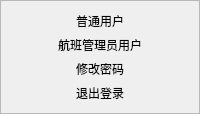
         <widget class="QFrame" name="frame_7">
          <property name="sizePolicy">
           <sizepolicy hsizetype="Expanding" vsizetype="Preferred">
            <horstretch>1</horstretch>
            <verstretch>0</verstretch>
           </sizepolicy>
          </property>
          <property name="styleSheet">
           <string notr="true">#frame_7{
background-color: rgb(255, 236, 224);

}
QPushButton{
border:none;
color:rgb(0, 0, 0);
font: 11pt &quot;宋体&quot;;
}

QPushButton:hover { 
background-color:rgb(233, 182, 163); 
}</string>
          </property>
          <property name="frameShape">
           <enum>QFrame::StyledPanel</enum>
          </property>
          <property name="frameShadow">
           <enum>QFrame::Raised</enum>
          </property>
          <layout class="QVBoxLayout" name="verticalLayout_2">
           <item>
            <widget class="QPushButton" name="pushButton">
             <property name="text">
              <string>普通用户</string>
             </property>
            </widget>
           </item>
           <item>
            <widget class="QPushButton" name="pushButton_muser">
             <property name="text">
              <string>航班管理员用户</string>
             </property>
            </widget>
           </item>
           <item>
            <widget class="QPushButton" name="pushButton_changepass">
             <property name="text">
              <string>修改密码</string>
             </property>
            </widget>
           </item>
           <item>
            <widget class="QPushButton" name="pushButton_Logout">
             <property name="text">
              <string>退出登录</string>
             </property>
             <property name="icon">
              <iconset resource="../res.qrc">
               <normaloff>:/imag/imag/exit.png</normaloff>:/imag/imag/exit.png</iconset>
             </property>
            </widget>
           </item>
          </layout>
         </widget>
